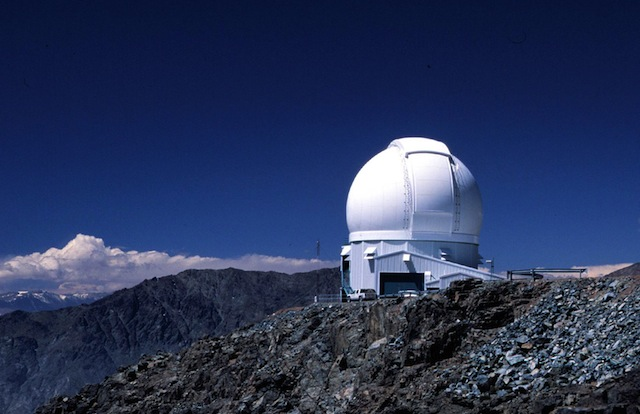
//> input picture OpenCVEGBS/image.jpg, 640 x 414 px
$ ./main   (built with g++ and OpenCV 4)
//> lines starting //> are read from the running program, lines starting //| are printed output that depends on the picture
### OpenCVEGBS/SLICSpectralClustering.h
//
//  SLICSpectralClustering.h
//  OpenCVEGBS
//
//  Created by Wei-Te Li on 14/9/9.
//  Copyright (c) 2014年 wade. All rights reserved.
//

#ifndef __OpenCVEGBS__SLICSpectralClustering__
#define __OpenCVEGBS__SLICSpectralClustering__

#include <iostream>
#include <opencv2/opencv.hpp>
#include "SLIC.h"

using namespace std;
using namespace cv;

class SLICSpectralClustering{
public:
    SLICSpectralClustering();
    SLICSpectralClustering(Size image_size, float sigma);

    void init(Size image_size, float sigma);
    void calculateEigenvectors(vector<ColorRep>& clusters_centers, int slic_s, int slic_m);
    Mat applySegmentation( int no_of_clusters, Mat& clusters_index );
    Mat getClusterMask();
    Mat createAdjacency(vector<ColorRep>& points, int slic_s, int slic_m);
private:
    Mat degreeMatrix(Mat& adjacency);
    Mat labels;
    Mat eigenvectors;
    Mat clusterMask;
    float sigma;
};

#endif /* defined(__OpenCVEGBS__SLICSpectralClustering__) */

### OpenCVEGBS/SLIC.h
//
//  SLIC.h
//  OpenCVEGBS
//
//  Created by Wei-Te Li on 14/9/8.
//  Copyright (c) 2014年 wade. All rights reserved.
//

#ifndef __OpenCVEGBS__SLIC__
#define __OpenCVEGBS__SLIC__

#include <iostream>
#include <opencv2/opencv.hpp>
#include <vector>

using namespace std;
using namespace cv;

struct ColorRep;

class SLIC{
public:
    SLIC();
    ~SLIC();
    SLIC(Mat &src, int num_superpixel, int m = 10, int max_iterations=10);
    void init(Mat &src, int num_superpixel, int m = 10, int max_iterations=10);
    void generateSuperPixels();
    vector<Point2i>getContour();
    Mat recolor();
    void drawContour(Mat &input, vector<Point2i>&contours);
    vector<ColorRep> getCenters();
    vector<Point2i> getClusterCenters();
    Mat getClustersIndex();
    int getS();
    int getM();
private:
    Mat cluster;
    Mat distance;
    Mat image;
    vector<ColorRep>center;
    vector<int>count;
    int k;
    int S;
    int m;
    int max_iteration;
    Point2i findLocalMinimum(Mat& image, Point2i center);
    inline bool withinRange(int x, int y);
    double calcDist(ColorRep &center, Vec3b &p, int x, int y);
    void clear_data();
};


struct ColorRep{
    float l = 0;
    float a = 0;
    float b = 0;
    float x = 0;
    float y = 0;

    ColorRep(){}

    ColorRep( Vec3b& color, Point2i coord ) {
        init( color, coord.x, coord.y );
    }

    ColorRep( Vec3b& color, int x, int y ) {
        init( color, x, y );
    }

    void init( Vec3b& color, int x, int y ) {
        this->l = color[0];
        this->a = color[1];
        this->b = color[2];
        this->x = x;
        this->y = y;
    }

    void add( Vec3b& color, int x, int y ) {
        this->l += color[0];
        this->a += color[1];
        this->b += color[2];
        this->x += x;
        this->y += y;
    }

    // [5 lines left out: function divColor, not called in this run]

    void div( float divisor ) {
        this->l /= divisor;
        this->a /= divisor;
        this->b /= divisor;
        this->x /= divisor;
        this->y /= divisor;
    }

    double colorDist( const ColorRep& other ) {
        return (this->l - other.l) * (this->l - other.l)
        + (this->a - other.a) * (this->a - other.a)
        + (this->b - other.b) * (this->b - other.b);
    }


    double coordDist( const ColorRep& other ) {
        return (this->x - other.x) * (this->x - other.x)
        + (this->y - other.y) * (this->y - other.y);
    }

    // [5 lines left out: function toString, not called in this run]
};


#endif /* defined(__OpenCVEGBS__SLIC__) */

### OpenCVEGBS/DisjointSetForest.h


#include <iostream>
#include <opencv2/opencv.hpp>
#include <vector>

using namespace std;
using namespace cv;

struct Edge{
	int a;
	int b;
	float weight;
};


struct SetNode{
	int rank;
	int parent;
	int size;
};

struct WeightComparator{
    bool operator()(const Edge& lhs, const Edge& rhs) const{
        return lhs.weight < rhs.weight;
    }
};

class DisjointSetForest{
public:
	DisjointSetForest();
	DisjointSetForest(int num_element);
	~DisjointSetForest();
	void init(int num_element);
	int find(int x);
	void connect(int x, int y);
	int size(int x);
	int numOfElement();
	void segmentGraph(int num_vertices, vector<Edge>&edges, float c);
private:
	int num;
	vector<SetNode>elements;
};

### OpenCVEGBS/EGBS.h

#include <opencv2/opencv.hpp>
#include <iostream>
#include "DisjointSetForest.h"

using namespace std;
using namespace cv;

class EGBS{
public:
	EGBS();
	~EGBS();

	int applySegmentation(Mat& image, float sigma, float threshold, int min_component_size);
	Mat recolor(bool random_color);
	int numofConnectedComponent();

private:
	Mat img;
	Size imageSize;
	DisjointSetForest forest;
	inline float diff(Mat& rgb, int x1, int y1, int x2, int y2);
};

### OpenCVEGBS/DisjointSetForest.cpp

#include "DisjointSetForest.h"


DisjointSetForest::DisjointSetForest(){

}

DisjointSetForest::DisjointSetForest(int num_element){
	init(num_element);
}

DisjointSetForest::~DisjointSetForest(){

}

void DisjointSetForest::init(int num_element){
	this->elements.clear();
	this->elements.reserve(num_element);
	this->num = num_element;

	for (int i=0; i<num_element; i++){
		elements[i].rank = 0;
		elements[i].parent = i;
		elements[i].size = 1;
	}
}

int DisjointSetForest::size(int x){
	return elements[x].size;
}

int DisjointSetForest::numOfElement(){
	return num;
}

//Find the parent
int DisjointSetForest::find(int x){
	int tmp = x;
	while(tmp != elements[tmp].parent){
		tmp = elements[tmp].parent;
	}
	elements[x].parent = tmp;
	return tmp;
}

//Coonect two edges
void DisjointSetForest::connect(int x, int y){
	if (elements[x].rank >= elements[y].rank){
		elements[y].parent = x;
		elements[x].size += elements[y].size;
	} else{
		elements[x].parent = y;
		elements[y].size += elements[x].size;
        if( elements[x].rank == elements[y].rank )
            elements[y].rank++;
	}
	num--;
}

void DisjointSetForest::segmentGraph(int num_Vertices, vector<Edge>&edges, float c){
	init(num_Vertices);
	sort(edges.begin(), edges.end(), WeightComparator());

    vector<float> threshold(num_Vertices,c);
    // [13 lines of commented-out code are left out]

    for (vector<Edge>::iterator it = edges.begin(); it!= edges.end(); it++){
        int tmp_a = this -> find((*it).a);
        int tmp_b = this -> find((*it).b);
        if (tmp_a != tmp_b){
            if ((*it).weight <= threshold[tmp_a] && (*it).weight <= threshold[tmp_b]) {
                this -> connect(tmp_a, tmp_b);
                tmp_a = this -> find(tmp_a);
                threshold[tmp_a] = (*it).weight +c / this -> size(tmp_a);
            }
        }
    }


}

### OpenCVEGBS/SLICSpectralClustering.cpp
//
//  SLICSpectralClustering.cpp
//  OpenCVEGBS
//
//  Created by Wei-Te Li on 14/9/9.
//  Copyright (c) 2014年 wade. All rights reserved.
//

#include "SLICSpectralClustering.h"

SLICSpectralClustering::SLICSpectralClustering(){

}

SLICSpectralClustering::SLICSpectralClustering(Size imageSize, float sigma){
    init(imageSize, sigma);
}

void SLICSpectralClustering::init(Size imgSize, float sigma){
    this->sigma = sigma;
    this->clusterMask = Mat(imgSize, CV_8UC1, Scalar(0));
}

void SLICSpectralClustering::calculateEigenvectors(vector<ColorRep>& clusters_centers, int slic_s, int slic_m){

    Mat adjacent = createAdjacency(clusters_centers, slic_s, slic_m);
    Mat degMat = degreeMatrix(adjacent);

    Mat deg05;
    pow(degMat, -0.5, deg05);
    deg05 = Mat::diag(deg05);

    Mat Lap = Mat::diag(degMat)-adjacent;
    Lap = (deg05*Lap)*deg05;

    Mat eigenvalue;
    eigen(Lap, eigenvalue, eigenvectors);
}

Mat SLICSpectralClustering::applySegmentation(int no_of_clusters, Mat& clusters_index){
    if( no_of_clusters < 1 ){
        cout << "Error with number of cluster" << endl;
    }
    if (eigenvectors.empty()){
        cout << "Error when computing eigenvector" << endl;
    }

    Mat small_eigv = eigenvectors.rowRange(eigenvectors.rows - no_of_clusters, eigenvectors.rows).t();

    Mat label;
    kmeans(small_eigv, no_of_clusters, label, TermCriteria(CV_TERMCRIT_EPS + CV_TERMCRIT_ITER, 1000, 1e-5), 2, KMEANS_RANDOM_CENTERS);

    label = label.t();
    int *labels_ptr = label.ptr<int>();


    for( int y = 0; y < clusters_index.rows; y++ ) {
        int * cluster_ptr = clusters_index.ptr<int>(y);
        uchar * mask_ptr  = clusterMask.ptr<uchar>(y);
        for( int x = 0; x < clusters_index.cols; x++)
            mask_ptr[x] = labels_ptr[cluster_ptr[x]];
    }
    return clusterMask.clone();
}

Mat SLICSpectralClustering::degreeMatrix(Mat &adj){
    Mat deg(1, adj.cols, CV_32FC1);
    float *dd = deg.ptr<float>(0);
    for (int i=0; i<adj.cols; i++){
        dd[i] = sum(adj.col(i))[0];
    }
    return deg;
}

Mat SLICSpectralClustering::createAdjacency(vector<ColorRep>& points, int slic_s, int slic_m){
    int size = (int)points.size();
    Mat adj(size, size, CV_32FC1, Scalar(0.0));
    double ratio = 1.0 * (slic_m * slic_m)/(slic_s*slic_s);
    double gaussian_dum = 2.0*sigma*sigma;

    for(int i=0; i<points.size(); i++){
        float *adj_elem = adj.ptr<float>(i);
        for (int j=0; j<points.size(); j++) {
            if (i>=j) {
                continue;
            }
            double dc = points[i].colorDist(points[j]);
            double ds = points[i].coordDist(points[j]);
            adj_elem[j] =  -sqrt(dc+ds*ratio)/gaussian_dum;

        }
    }

    completeSymm(adj);
    exp(adj, adj);
    adj = adj - Mat::eye(size, size, CV_32FC1 );
    return adj;
}

### OpenCVEGBS/SLIC.cpp
//
//  SLIC.cpp
//  OpenCVEGBS
//
//  Created by Wei-Te Li on 14/9/8.
//  Copyright (c) 2014年 wade. All rights reserved.
//

#include "SLIC.h"

SLIC::SLIC(){
}

SLIC::~SLIC(){
    clear_data();
}

void SLIC::clear_data(){
    if( !image.empty() )
        image.release();

    center.clear();
    count.clear();
}

SLIC::SLIC(Mat &src, int num_superpixel, int m, int max_iterations){
    init(src, num_superpixel, m, max_iterations);
}


void SLIC::init(Mat &src, int num_superpixel, int m, int max_iterations){

    this->S = (int)sqrt(1.0 * src.rows * src.cols / num_superpixel);
    this->k = num_superpixel;
    this->m = m;
    this->max_iteration = max_iterations;

    cvtColor(src, image, CV_BGR2Lab);

    for (int y=S; y<image.rows-S/2; y+=S) {
        for (int x=S; x<image.cols-S/2; x+=S){
            Point2i adjust_cen = findLocalMinimum(image, Point2i(x,y));
            Vec3b color = image.at<Vec3b>(adjust_cen.y, adjust_cen.x);
            center.push_back(ColorRep(color, x, y));
        }
    }

    cluster = Mat(image.size(), CV_32SC1, Scalar(-1));
    distance = Mat(image.size(), CV_64FC1, Scalar(FLT_MAX));
    count = vector<int>(center.size(),0);
}


//Find local minimum within 3x3 region from the center position
Point2i SLIC::findLocalMinimum(Mat &img, Point2i center){
    Point2i minimumPoint(center.x, center.y);
    float min_grad = FLT_MAX;
    for (int y= center.y-1; y<center.y+2; y++) {
        for (int x = center.x-1; x<center.x+2; x++) {
            Vec3b a = image.at<Vec3b>(y,x);
            Vec3b b = image.at<Vec3b>(y+1,x);
            Vec3b c = image.at<Vec3b>(y,x+1);
            float grad_diff = abs(b[0]-a[0])+abs(c[0]-a[0]);
            if (grad_diff < min_grad){
                min_grad = grad_diff;
                minimumPoint.x = x;
                minimumPoint.y = y;
            }
        }
    }
    return minimumPoint;
}


void SLIC::generateSuperPixels(){
    for (int iter = 0; iter < max_iteration; iter++){
        distance = Scalar(FLT_MAX);

        for (int i=0; i<center.size(); i++) {
            ColorRep tmp_center = center[i];
            for (int y=tmp_center.y-S; y<tmp_center.y+S; y++) {

                Vec3b *ptr = image.ptr<Vec3b>(y);
                int *cluster_ptr = cluster.ptr<int>(y);
                double *dist_ptr = distance.ptr<double>(y);

                for (int x = tmp_center.x -S; x<tmp_center.x+S; x++){
                    if (withinRange(x, y)) {
                        Vec3b color = ptr[x];
                        //calculate the distance
                        double dist = calcDist(tmp_center, color, x,y);
                        if (dist < dist_ptr[x]){
                            dist_ptr[x] = dist;
                            cluster_ptr[x] = i;
                        }
                    }
                }
            }
        }

        center.assign(center.size(), ColorRep());
        count.assign(count.size(), 0);


        for (int y=0; y<image.rows; y++) {
            int *cluster_ptr = cluster.ptr<int>(y);
            for (int x=0; x<image.cols; x++){
                int cluster_id = cluster_ptr[x];
                if (cluster_id != -1){
                    Vec3b color = image.at<Vec3b>(y,x);
                    center[cluster_id].add(color, x, y);
                    count[cluster_id]++;
                }
            }
        }

        for (int i=0; i<center.size(); i++){
            center[i].div(count[i]);
        }

    }
}


inline bool SLIC::withinRange(int x, int y){
    return (x >= 0 && y >= 0 && x < image.cols && y < image.rows);
}


double SLIC::calcDist(ColorRep &cen, Vec3b &p, int x, int y){
    double dc = (cen.l-p[0])*(cen.l-p[0]) + (cen.a-p[1])*(cen.a-p[1]) + (cen.b-p[2])*(cen.b-p[2]);
    double ds = (cen.x -x)*(cen.x -x) + (cen.y -y)*(cen.y -y);
    return sqrt( dc + ds / (S * S) * (m * m) );
}


Mat SLIC::recolor(){
    Mat result = image.clone();
    vector<Vec3f>color(center.size());

    for (int y=0; y<result.rows; y++){
        int *cluster_ptr = cluster.ptr<int>(y);
        Vec3b *ptr = result.ptr<Vec3b>(y);
        for (int x=0; x<result.cols; x++) {
            color[cluster_ptr[x]] += ptr[x];
        }
    }

    for (int i=0; i<color.size(); i++) {
        color[i] /= count[i];
    }

    for (int y=0; y<result.rows; y++) {
        Vec3b *ptr = result.ptr<Vec3b>(y);
        int *cluster_ptr = cluster.ptr<int>(y);
        for (int x=0; x<result.cols; x++) {
            int cluster_idx = cluster_ptr[x];
            Vec3b c = color[cluster_idx];
            ptr[x] = Vec3b(c[0], c[1], c[2]);
        }
    }

    return result;
}


vector<Point2i>SLIC::getContour(){
    const int dx[8] = {-1, -1, -1, 0,  0,  1, 1, 1};
    const int dy[8] = { 1,  0, -1, 1, -1, -1, 0, 1};

    vector<Point2i>contours;
    vector<vector<bool> >visit(image.rows, vector<bool>(image.cols, false));

    for (int y=0; y<image.rows; y++) {
        int *cluster_ptr = cluster.ptr<int>(y);
        for (int x=0; x<image.cols; x++){
            int bd = 0;
            for (int i=0; i<8; i++){
                int nx = x+dx[i];
                int ny = y+dy[i];
                if (withinRange(nx, ny)){
                    if (!visit[ny][nx] &&  cluster_ptr[x] != cluster.at<int>(ny, nx)) {
                        bd++;
                        if (bd >1) {
                            break;
                        }
                    }
                }

                if (bd >= 1) {
                    contours.push_back(Point2i(x,y));
                    visit[y][x] = true;
                }
            }
        }
    }
    return contours;
}

void SLIC::drawContour(Mat &input, vector<Point2i>&contours){
    for (int i=0; i<contours.size(); i++){
        input.at<Vec3b>( contours[i].y, contours[i].x ) = Vec3b(255, 0, 255);
    }
}


vector<ColorRep>SLIC::getCenters(){
    //return vector<ColorRep>(center);
    return this->center;
}

// [10 lines left out: function getClusterCenters, not called in this run]

Mat SLIC::getClustersIndex() {
    //return cluster.clone();
    return this->cluster;
}


int SLIC::getM(){
    return this->m;
}

int SLIC::getS(){
    return this->S;
}

### OpenCVEGBS/EGBS.cpp


#include "EGBS.h"
#include <map>

EGBS::EGBS(){
}

EGBS::~EGBS(){

}

float EGBS::diff(Mat &rgb, int x1, int y1, int x2, int y2){
	Vec3f pix1 = rgb.at<Vec3f>(y1,x1);
	Vec3f pix2 = rgb.at<Vec3f>(y2,x2);
	return sqrt((pix1 - pix2).dot(pix1 - pix2));
}


int EGBS::applySegmentation(Mat& image, float sigma, float threshold, int min_component_size){
    this->img = image.clone();
	this->imageSize = image.size();

	Mat smooth;
	image.convertTo(smooth, CV_32FC3);
	GaussianBlur(smooth, smooth, Size(5,5), sigma);

    vector<Edge>edges;

	for (int y = 0; y<imageSize.height; y++){
		for (int x =0; x<imageSize.width; x++){
            Edge tmp;
            if (x+1 < imageSize.width){
                tmp.a = y*imageSize.width +x;
                tmp.b = y*imageSize.width +x+1;
                tmp.weight = diff(smooth, x, y, x+1, y);
                edges.push_back(tmp);
            }

            if (y+1 < imageSize.height){
                tmp.b = y*imageSize.width +x+1;
                tmp.weight = diff(smooth, x, y, x, y+1);
                edges.push_back(tmp);
            }

            if ((x+1 < imageSize.width) && (y+1 < imageSize.height)){
                tmp.b = (y+1)*imageSize.width +x+1;
                tmp.weight = diff(smooth, x, y, x+1, y+1);
                edges.push_back(tmp);
            }

            if ((x+1 < imageSize.width) && (y >0)){
                tmp.b = (y-1)*imageSize.width +x+1;
                tmp.weight = diff(smooth, x, y, x+1, y-1);
                edges.push_back(tmp);
            }
		}
	}

	forest.segmentGraph((int)edges.size(), edges, threshold);

    for(int i=0; i<edges.size(); i++) {
        int a = forest.find(edges[i].a );
        int b = forest.find(edges[i].b );
        if( (a != b) && (( forest.size(a) < min_component_size) || (forest.size(b) < min_component_size)) ) {
            forest.connect(a, b);
        }
    }

	return forest.numOfElement();
}

int EGBS::numofConnectedComponent(){
	return forest.numOfElement();
}

Mat EGBS::recolor(bool random_color){
	Mat result(imageSize, CV_8UC3, Scalar(0,0,0));
    map<int, Vec3f> colors;
	if (!random_color){
        map<int, int>count;
        for (int y =0; y<imageSize.height; y++){
            Vec3b *ptr = img.ptr<Vec3b>(y);
            for (int x=0; x<imageSize.width; x++){
                int component = forest.find(y*imageSize.width+x);
                Vec3f c = Vec3f(ptr[x][0], ptr[x][1], ptr[x][2]);
                colors[component] = colors[component] + c;
                count[component]++;
            }
        }
        for (map<int, Vec3f>::iterator it = colors.begin(); it != colors.end(); it++){
            colors[it->first] = colors[it->first] /count[it->first];
        }

	} else {
        for (int y=0; y<imageSize.height; y++){
            for (int x=0; x<imageSize.width; x++){
                int component = forest.find(y*imageSize.width+x);
                if (colors.count(component)==0) {
                    colors[component] = Vec3f(rand() % 255, rand() % 255, rand() % 255);
                }
            }
        }
	}

    for (int y=0; y<imageSize.height; y++){
        Vec3b *ptr = result.ptr<Vec3b>(y);
        for (int x=0; x<imageSize.width; x++){
            int component = forest.find(y*imageSize.width+x);
            Vec3f cc = colors[component];
            ptr[x] = Vec3b( cc[0], cc[1], cc[2]);
        }
    }

    return result;
}

### OpenCVEGBS/main.cpp
//
//  main.cpp
//  OpenCVEGBS
//
//  Created by Wei-Te Li on 14/9/5.
//  Copyright (c) 2014年 wade. All rights reserved.
//

#include <iostream>
#include <opencv2/opencv.hpp>
#include <opencv2/highgui/highgui.hpp>
#include "EGBS.h"
#include "SLIC.h"
#include "SLICSpectralClustering.h"
#include <ctime>

using namespace std;
using namespace cv;

double countTime(){
	const clock_t begin_time = clock();
	return (double)begin_time;
}

int main(int argc, const char * argv[]){
    double t1 = countTime();
    Mat image = imread( "image.jpg");
//> image is the input picture: 414 rows x 640 cols, CV_8UC3; mean B, G, R 90.2, 54.2, 41.6

    // Gaussian blur parameter
    float sigma = 0.8;

    // Bigger threshold means bigger clusters
    float threshold = 700;

    // Weed out clusters that are smaller than this size
    int min_component_size = 50;

    EGBS egbs;
    egbs.applySegmentation(image, sigma, threshold, min_component_size );
//> after the loop in applySegmentation, `for (int y = 0; y<imageSize.height; y++)`: edges = 1056680 items
//> in init, `this->num = num_element;`: this->num = 1056680
//> in segmentGraph, `vector<float> threshold(num_Vertices,c);`: threshold = 1056680 items
//> the loop in segmentGraph, `for (vector<Edge>::iterator it = edges.begin(); it!= edges.end(); it++)` made 1056680 passes
//> (tmp_a, tmp_b, num in connect) on passes 1, 2, 3, 4, 5, 6, 8, 9: (107905, 107266, 1056679), (114932, 114933, 1056678), (108542, 109183, 1056677), (48378, 47739, 1056676), (107907, 107908, 1056675), (108542, 107903, 1056674), (107906, 107267, 1056673), (107906, 108547, 1056672)
//> the loop in applySegmentation, `for(int i=0; i<edges.size(); i++)` made 1056680 passes
//> (a, b) on passes 1 to 3: (150171, 150171), (150171, 150171), (150171, 150171)

    Mat random_color  = egbs.recolor(true);
//> after the loop in recolor, `for (int y=0; y<imageSize.height; y++)`:
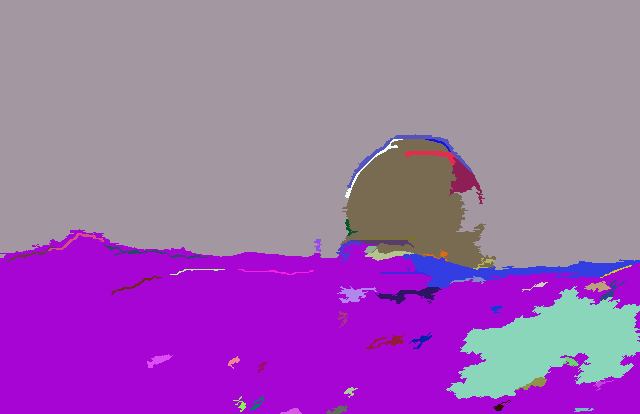
//> result: 414 rows x 640 cols, CV_8UC3; mean B, G, R 175.5, 103.6, 159.4
    Mat average_color = egbs.recolor(false);
//> call 2 of recolor, with random_color = false
//> the loop in recolor (call 2), `for (map<int, Vec3f>::iterator it = colors.begin(); it != colors.end()..` made 50 passes
//> after the loop in recolor (call 2), `for (int y=0; y<imageSize.height; y++)`:
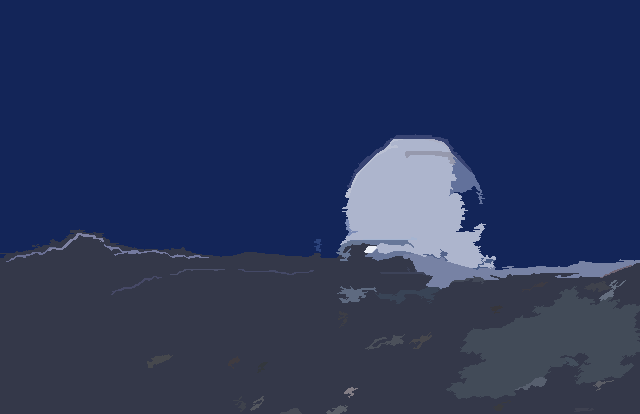
//> result: 414 rows x 640 cols, CV_8UC3; mean B, G, R 89.9, 53.3, 40.9

    imshow( "original", image );
    imshow( "average color", average_color );
    imshow( "random color", random_color );
    double t2 = countTime();
    cout << (t2-t1)/CLOCKS_PER_SEC << endl;
    //waitKey();

    SLIC slic(image, 500, 20, 10);
    slic.generateSuperPixels();
//> after the loop in generateSuperPixels, `for (int iter = 0; iter < max_iteration; iter++)`:
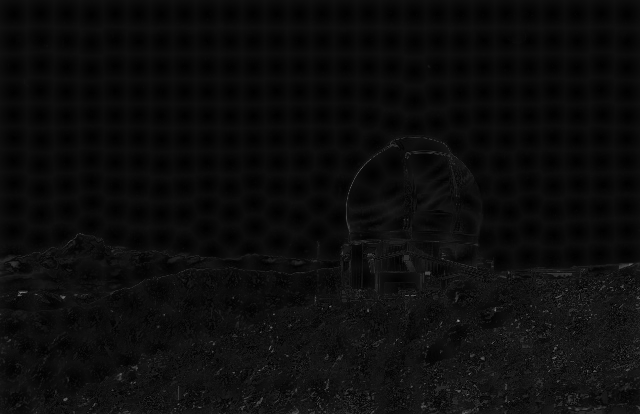
//> distance: 414 rows x 640 cols, CV_64FC1; min 0.326, max 141.2, mean 12.4
//> after the loop in generateSuperPixels, `for (int iter = 0; iter < max_iteration; iter++)`:
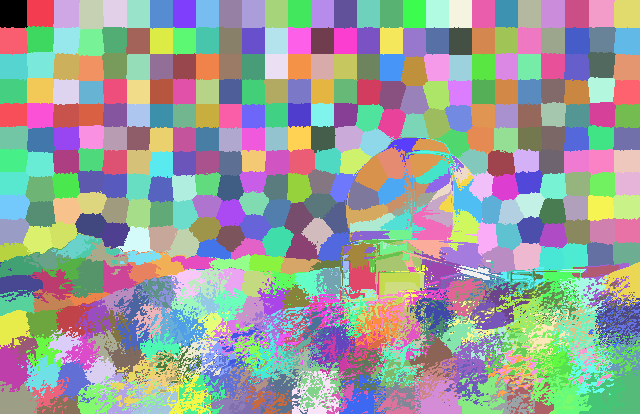
//> cluster: 414 rows x 640 cols, CV_32SC1; 459 distinct labels, from 0 to 458; one colour per label, 0 black

    SLICSpectralClustering segmenter(image.size(), 1.0f);
    vector<ColorRep>centers = slic.getCenters();
    Mat cluster_idx = slic.getClustersIndex();


    segmenter.calculateEigenvectors( centers, slic.getS(), slic.getM());
//> after the loop in createAdjacency, `for(int i=0; i<points.size(); i++)`:
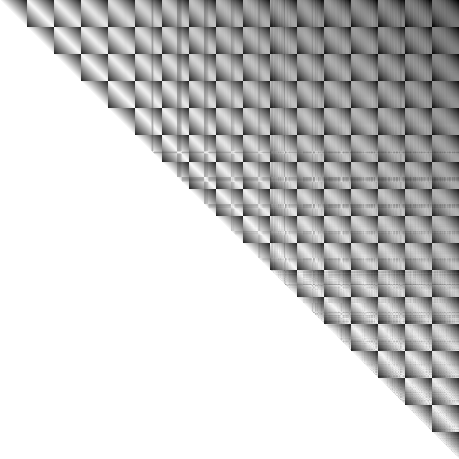
//> adj: 459 rows x 459 cols, CV_32FC1; min -314.6, max 0, mean -61.86; drawn with min black and max white
//> (the rest of the program and of its run is left out)
